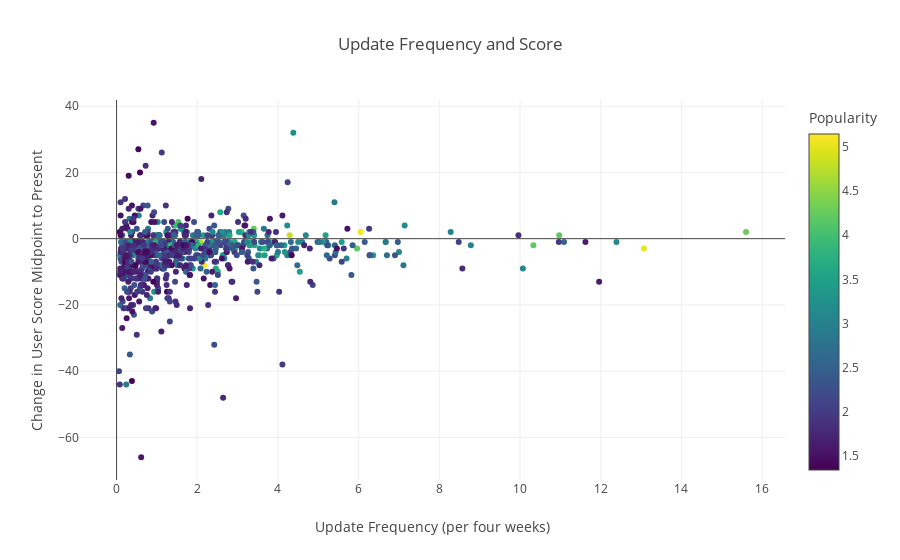

Notebook code for this chart:
### Markdown cell above
As we can see, products for which their user score improved over time received more updates than those whose scores decreased. We can graph this to easier see if there is a correlation.

### Code cell
x = [item['update_frequency_per_four_weeks'] for item in update_frequencies]
y = [item['score_change_midpoint_to_present'] for item in update_frequencies]
names = [item['product_id'] for item in update_frequencies]
colors = []

for item in update_frequencies:
    for user_score in user_score_start_end:
        if item['product_id'] == user_score['product_id']:
            colors.append(numpy.log10(user_score['review_count']))
            break

data = [go.Scatter(
    x=x,
    y=y,
    mode='markers',
    marker=dict(
        color=colors,
        colorscale='Viridis',
        colorbar=go.ColorBar(
            title='Popularity'
        ),
    ),
    hovertext=names
)]

layout = go.Layout(
    title='Update Frequency and Score',
    hovermode='closest',
    xaxis=dict(
        title="Update Frequency (per four weeks)"
    ),
    yaxis=dict(
        title="Change in User Score Midpoint to Present"
    ),
    showlegend=False
) 

fig = go.Figure(data=data, layout=layout)
    
iplot(fig)

print(numpy.corrcoef(x=x, y=y))

### Figure 1 — Plotly figure (JSON) as saved in the notebook; plotly's stock layout.template omitted (floating-point values rounded to 4 significant figures; data arrays with more than 128 entries replaced by an {"elided": "..."} marker saying what was removed)
{"data": [{"hovertext": {"elided": "765 str values"}, "marker": {"color": {"elided": "765 float values"}, "colorbar": {"title": "Popularity"}, "colorscale": "Viridis"}, "mode": "markers", "type": "scatter", "x": {"elided": "765 float values"}, "y": {"elided": "765 int values"}}], "layout": {"hovermode": "closest", "showlegend": false, "title": "Update Frequency and Score", "xaxis": {"title": "Update Frequency (per four weeks)"}, "yaxis": {"title": "Change in User Score Midpoint to Present"}}}
